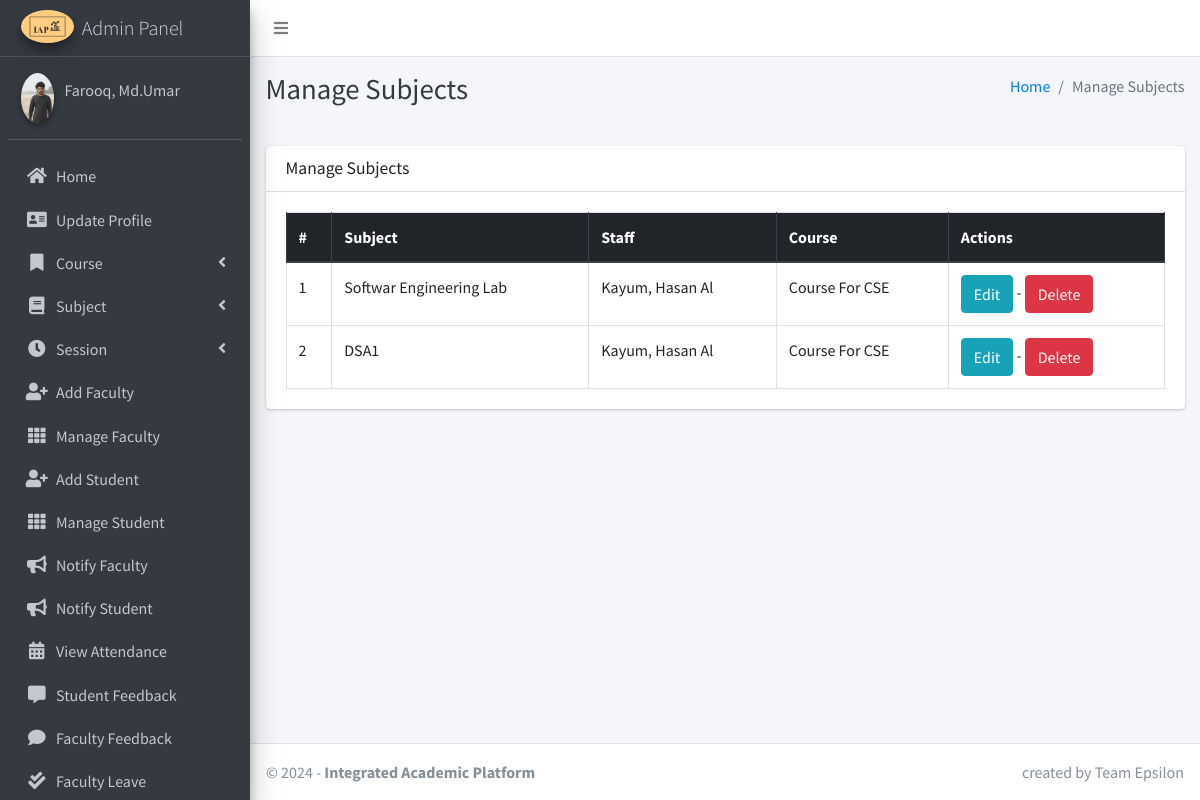
The app's page /subject/manage/ (signed in) with its own data.
### main_app/models.py (models this page shows, shortened)
class CustomUser(AbstractUser):
    USER_TYPE = ((1, "HOD"), (2, "Staff"), (3, "Student"))
    GENDER = [("M", "Male"), ("F", "Female")]
    username = None  # Removed username, using email instead
    email = models.EmailField(unique=True)
    user_type = models.CharField(default=1, choices=USER_TYPE, max_length=1)
    gender = models.CharField(max_length=1, choices=GENDER)
    profile_pic = models.ImageField()
    address = models.TextField()
    fcm_token = models.TextField(default="")  # For firebase notifications
    created_at = models.DateTimeField(auto_now_add=True)
    updated_at = models.DateTimeField(auto_now=True)
    USERNAME_FIELD = "email"
    REQUIRED_FIELDS = []
    objects = CustomUserManager()
    def __str__(self):
        return self.last_name + ", " + self.first_name

class Subject(models.Model):
    name = models.CharField(max_length=120)
    staff = models.ForeignKey(Staff,on_delete=models.CASCADE,)
    course = models.ForeignKey(Course, on_delete=models.CASCADE)
    updated_at = models.DateTimeField(auto_now=True)
    created_at = models.DateTimeField(auto_now_add=True)

class Staff(models.Model):
    course = models.ForeignKey(Course, on_delete=models.DO_NOTHING, null=True, blank=False)
    admin = models.OneToOneField(CustomUser, on_delete=models.CASCADE)

class Course(models.Model):
    name = models.CharField(max_length=120)
    created_at = models.DateTimeField(auto_now_add=True)
    updated_at = models.DateTimeField(auto_now=True)

### main_app/hod_views.py (the view)
# urls.py: path("subject/manage/", hod_views.manage_subject, name='manage_subject'),
def manage_subject(request):
    subjects = Subject.objects.all()
    context = {
        'subjects': subjects,
        'page_title': 'Manage Subjects'
    }
    return render(request, "hod_template/manage_subject.html", context)

### main_app/templates/hod_template/manage_subject.html
{% extends 'main_app/base.html' %}
{% load static %}
{% block page_title %}{{page_title}}{% endblock page_title %}
{% block content %}
<section class="content">
    <div class="container-fluid">
        <div class="row">
            <div class="col-md-12">
                <div class="card">
                    <div class="card-header">
                        <h3 class="card-title">{{page_title}}</h3>
                    </div>
                    <div class="card-body">
                        <table id="example2" class="table table-bordered table-hover">
                            <thead class="thead-dark">
                                <tr>
                                    <th>#</th>
                                    <th>Subject</th>
                                    <th>Staff</th>
                                    <th>Course</th>
                                    <th>Actions</th>
                                </tr>
                            </thead>
                            <tbody>
                                {% for subject in subjects %}
                                <tr>
                                    <td>{{ forloop.counter }}</td>
                                    <td>{{subject.name}}</td>
                                    <td>{{subject.staff.admin}}</td>
                                    <td>{{subject.course.name}}</td>
                                    <td>
                                        <a href="{% url 'edit_subject' subject.id %}" class="btn btn-info">Edit</a> -
                                        <a href="{% url 'delete_subject' subject.id %}" onclick="return confirm('Are you sure you want to delete this ?')" class="btn btn-danger">Delete</a>
                                    </td>
                                </tr>
                                {% endfor %}
                            </tbody>
                        </table>
                    </div>
                </div>
            </div>
        </div>
    </div>
</section>
{% endblock content %}

### main_app/templates/main_app/sidebar_template.html (shortened to what this page needs)
{% load static %}
<aside class="main-sidebar sidebar-dark-info elevation-4">
    {% if request.user.user_type == '1' %}
    <a href="{% url 'admin_home' %}" class="brand-link">
        <img src="{% static 'dist/img/image.png' %} " alt="image Logo"
            class="brand-image img-circle elevation-3" >
        <span class="brand-text font-weight-light">Admin Panel</span>
    </a>
    <div class="sidebar">
        <div class="user-panel mt-3 pb-3 mb-3 d-flex">
            <div class="image">
                <img src="{{ request.user.profile_pic}}" class="img-circle elevation-2" alt="User Image">
            </div>
            <div class="info">
                <a href="#" class="d-block">{{user}}</a>
            </div>
        </div>
        <nav class="mt-2">
            <ul class="nav nav-pills nav-sidebar flex-column" data-widget="treeview" role="menu" data-accordion="false">
                <li class="nav-item">
                    {% url 'admin_home' as admin_home %}
                    <a href="{{admin_home}}" class="nav-link {% if admin_home == request.path %} active {% endif %}">
                        <i class="nav-icon fas fa-home"></i>
                        <p>
                            Home
                        </p>
                    </a>
                </li>
                <li class="nav-item">
                    {% url 'admin_view_profile' as admin_view_profile %}
                    <a href="{{admin_view_profile}}"
                        class="nav-link {% if admin_view_profile == request.path %} active {% endif %}">
                        <i class="nav-icon fas fa-address-card"></i>
                        <p>
                            Update Profile
                        </p>
                    </a>
                </li>
                <li class="nav-item has-treeview">
                    <a href="#" class="nav-link">
                        <i class="nav-icon fas fa-bookmark"></i>
                        <p>
                            Course
                            <i class="fas fa-angle-left right"></i>
                        </p>
                    </a>
                </li>
                <li class="nav-item has-treeview">
                    <a href="#" class="nav-link">
                        <i class="nav-icon fas fa-book"></i>
                        <p>
                            Subject
                            <i class="fas fa-angle-left right"></i>
                        </p>
                    </a>
                </li>
                <li class="nav-item has-treeview">
                    <a href="#" class="nav-link">
                        <i class="nav-icon fas fa-clock"></i>
                        <p>
                            Session
                            <i class="fas fa-angle-left right"></i>
                        </p>
                    </a>
                </li>
                <li class="nav-item">
                    {% url 'add_staff' as add_staff %}
                    <a href="{{add_staff}}" class="nav-link {% if add_staff == request.path %} active {% endif %}">
                        <i class="nav-icon fas fa-user-plus"></i>
                        <p>
                            Add Faculty
                        </p>
                    </a>
                </li>
                <li class="nav-item">
                    {% url 'manage_staff' as manage_staff %}
                    {% url 'edit_staff' staff_id as edit_staff %}
                    <a href="{{manage_staff}}"
                        class="nav-link {% if manage_staff == request.path or request.path == edit_staff %} active {% endif %}">
                        <i class="nav-icon fas fa-th"></i>
                        <p>
                            Manage Faculty
                        </p>
                    </a>
                </li>
                <li class="nav-item">
                    {% url 'add_student' as add_student%}
                    <a href="{{add_student}}" class="nav-link  {% if add_student == request.path %} active {% endif %}">
                        <i class="nav-icon fas fa-user-plus"></i>
                        <p>
                            Add Student
                        </p>
                    </a>
                </li>
                <li class="nav-item">
                    {% url 'manage_student' as manage_student %}
                    {% url 'edit_student' student_id as edit_student %}
                    <a href="{{manage_student}}"
                        class="nav-link  {% if edit_student == request.path or manage_student == request.path %} active {% endif %}">
                        <i class="nav-icon fas fa-th"></i>
                        <p>
                            Manage Student
                        </p>
                    </a>
                </li>
                <li class="nav-item">
                    {% url 'admin_notify_staff' as admin_notify_staff %}
                    <a href="{{admin_notify_staff}}"
                        class="nav-link {% if admin_notify_staff == request.path %} active {% endif %}">
                        <i class="nav-icon fas fa-bullhorn"></i>
                        <p>
                            Notify Faculty
                        </p>
                    </a>
                </li>
                <li class="nav-item">
                    {% url 'admin_notify_student' as admin_notify_student %}
                    <a href="{{admin_notify_student}}"
                        class="nav-link {% if admin_notify_student == request.path %} active {% endif %}">
                        <i class="nav-icon fas fa-bullhorn"></i>
                        <p>
                            Notify Student
                        </p>
                    </a>
                </li>
                <li class="nav-item">
                    {% url 'admin_view_attendance' as admin_view_attendance %}
                <li class="nav-item">
                    <a href="{{admin_view_attendance}}"
                        class="nav-link  {% if admin_view_attendance == request.path %} active {% endif %}">
                        <i class="nav-icon fas fa-calendar-alt"></i>
                        <p>
                            View Attendance
                        </p>
                    </a>
                </li>
                <li class="nav-item">
                    {% url 'student_feedback_message' as student_feedback_message %}
                    <a href="{{ student_feedback_message }}"
                        class="nav-link  {% if student_feedback_message == request.path %} active {% endif %}">
                        <i class="nav-icon fas fa-comment-alt"></i>
                        <p>
                            Student Feedback
                        </p>
                    </a>
                </li>
                <li class="nav-item">
                    {% url 'staff_feedback_message' as staff_feedback_message %}
                    <a href="{{staff_feedback_message}}"
                        class="nav-link   {% if staff_feedback_message == request.path %} active {% endif %}">
                        <i class="nav-icon fas fa-comment"></i>
                        <p>
                            Faculty Feedback
                        </p>
                    </a>
                </li>
                <li class="nav-item">
                    {% url 'view_staff_leave' as view_staff_leave %}
                    <a href="{{view_staff_leave}}"
                        class="nav-link  {% if view_staff_leave == request.path %} active {% endif %}">
                        <i class="nav-icon fas fa-check-double"></i>
                        <p>
                            Faculty Leave
                        </p>
                    </a>
                </li>
                                        {% endif %}
                                    </ul>
                                </nav>
                            </div>
</aside>

### records on screen
CustomUser: user.profile_pic (picture), last_name+first_name "Farooq, Md.Umar"
Subject: name "Softwar Engineering Lab", staff.admin "Kayum, Hasan Al", course.name "Course For CSE"
Subject: name "DSA1", staff.admin "Kayum, Hasan Al", course.name "Course For CSE"

### other values on screen
{{ page_title }} "Manage Subjects"
